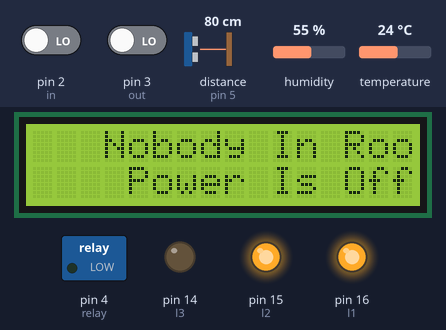
Recording of a sketch running on a simulated Arduino Uno, built with avr-gcc and run on an emulated ATmega328P. On the bench: 16×2 character LCD, switched loads named in the sketch (green lamp = pin HIGH), output pins drawn as LEDs (lit = HIGH). Wiring (inferred from the names in the program): ultrasonic range finder: trigger pin 6; echo pin 5. The inputs (shaded band) are chosen by the test bench; at power-on: distance to the obstacle (sensor on pin 5) 80 cm, pin 2 (in) LOW, humidity 55 %, pin 3 (out) LOW, temperature 24 °C. The echo pulse lasts 58.3 µs per cm; pins used as bus, display or sensor lines are not drawn; what the sketch prints to the serial monitor is not drawn.

Above: at 3.2 s.
3.3 s: distance to the obstacle (sensor on pin 5) set to 2 cm
At 4.71 s:
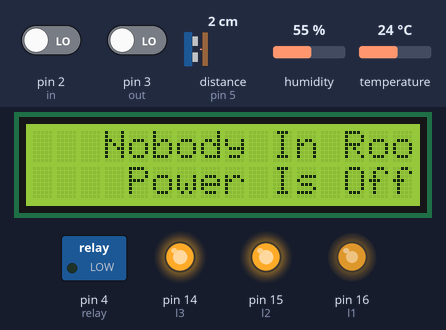
5.7 s: pin 2 (in) driven HIGH
At 6.7 s:
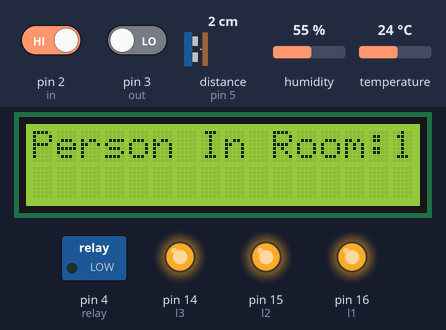
9.8 s: pin 2 (in) driven LOW
At 12.3 s:
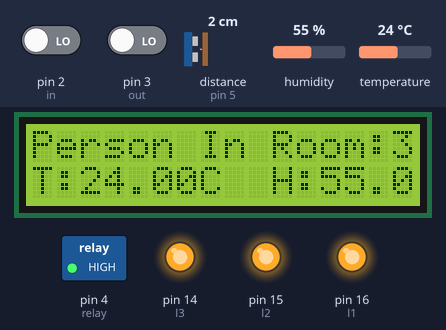
21.4 s: humidity set to 32 %
At 22.6 s:
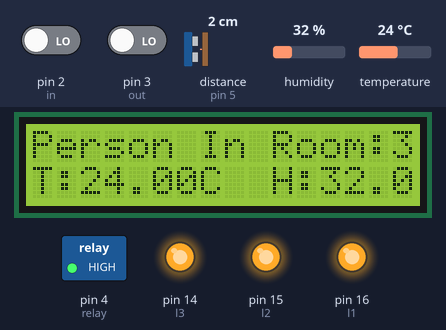
22.9 s: humidity set to 29 %
At 23.9 s:
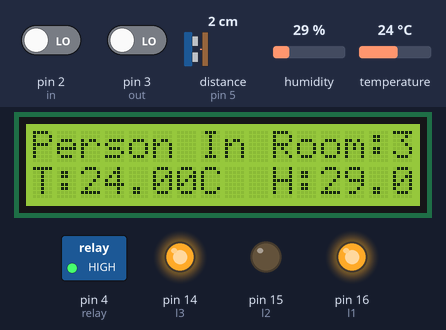
Timing chart, 0 to 25.4 s (numbered marks = the images above; inputs shaded):
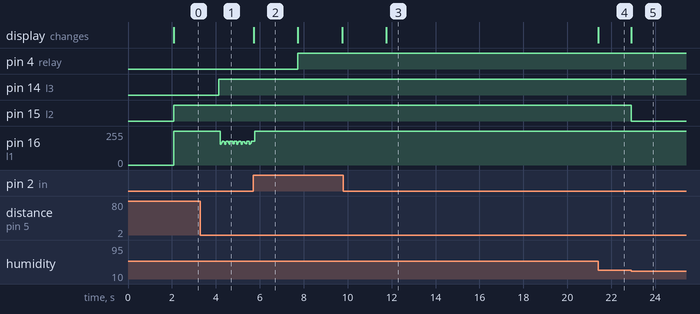

The sketch:

smart_home.ino
```cpp
#include <Adafruit_Sensor.h>
#include <DHT.h>
#include <DHT_U.h>

#include<LiquidCrystal.h>
LiquidCrystal lcd(13, 12, 11, 10, 9, 8);

#define in 2
#define out 3
#define relay 4
#define DHTPIN 7
#define DHTTYPE    DHT11     // DHT 11
const int trigpin = 6;
const int echopin = 5;

DHT_Unified dht(DHTPIN, DHTTYPE);

int l1 = 16;
int l2 = 15;
int l3 = 14;
int count = 0;
long duration;
int distance;

void IN()
{
  count++;
  lcd.clear();
  lcd.print("Person In Room:");
  lcd.setCursor(15, 0);
  lcd.print(count);
  delay(2000);
}

void OUT()
{
  count--;
  lcd.clear();
  lcd.print("Person In Room:");
  lcd.setCursor(15, 0);
  lcd.print(count);
  delay(2000);
}

void setup()
{
  lcd.begin(16, 2); //lcd turn on
  dht.begin(); // dht sensor on

  sensor_t sensor;
  dht.temperature().getSensor(&sensor);
  dht.humidity().getSensor(&sensor);

  lcd.setCursor(5, 1);
  lcd.print("Smart Room");
  delay(2000);

  pinMode(in, INPUT);
  pinMode(out, INPUT);
  pinMode(relay, OUTPUT);
  pinMode(echopin, INPUT);
  pinMode(trigpin, OUTPUT);
  pinMode(l1, OUTPUT);
  pinMode(l2, OUTPUT);
  pinMode(l3, OUTPUT);
  lcd.clear();
  lcd.print("Person In Room:");
  lcd.setCursor(15, 0);
  lcd.print(count);

}

void loop()
{
  { //dht sensor
    sensors_event_t event;
    dht.temperature().getEvent(&event);
    if (isnan(event.temperature)) {
      Serial.println(F("Error reading temperature!"));  //arduino monitor output when dht sensor error
    }
    else {
      lcd.setCursor(0, 2);
      lcd.print(F("T:"));
      lcd.setCursor(2, 2);
      lcd.print(event.temperature);
      lcd.setCursor(7, 2);
      lcd.println(F("C  "));
    }
    {
      // Get humidity event and print its value.
      dht.humidity().getEvent(&event);
      if (isnan(event.relative_humidity)) {
        Serial.println(F("Error reading humidity!"));  //arduino monitor output when dht sensor error
      }
      else {
        lcd.setCursor(10, 2);
        lcd.print(F("H:"));
        lcd.setCursor(12, 2);
        lcd.print(event.relative_humidity);
        lcd.setCursor(16, 2);
        lcd.println(F("%   "));
      }
      {
        if (event.temperature > 30) //ac controller
        {
          digitalWrite(l2, HIGH);
        }
        else
        {
          digitalWrite(l2, LOW);
        }
      }
      // IR sensor Count
      if (digitalRead(in))
        IN();
      if (digitalRead(out))
        OUT();

      //IR SENSOR
      if (count <= 0)
      {
        lcd.clear();
        digitalWrite(relay, LOW);
        digitalWrite(l1, LOW);
        lcd.clear();
        lcd.setCursor(3, 0);
        lcd.print("Nobody In Room");
        lcd.setCursor(4, 1);
        lcd.print("Power Is Off");
        //delay(200);
      }

      else
        digitalWrite(relay, HIGH);
        digitalWrite(l1, HIGH);

      //Ultrasonic sensor light controller
      digitalWrite(trigpin, LOW);
      delayMicroseconds(2);
      digitalWrite(trigpin, HIGH);
      delayMicroseconds(10);
      digitalWrite(trigpin, LOW);

      duration = pulseIn(echopin, HIGH);
      distance = duration * 0.034 / 4;
      Serial.begin(57600);
      Serial.print("distance");
      //  lcd.setCursor(0,2);
      Serial.println(distance);
      if (distance < 20)
      {
        digitalWrite(l3, HIGH);
      }
      else
      {
        digitalWrite(l3, LOW);
        delay(1000);
      }
    }
  }
}
```

Measured:
- the behaviour switches between 31 and 30 % on humidity (found by bisection; images 4 and 5)
- after the input at 3.3 s, pin 14 (l3): LOW → HIGH after 0.83 s
- after the input at 5.7 s, pin 4 (relay): LOW → HIGH after 2.0 s; the display: changes at once (image 2)
- after the input at 9.8 s, the display: changes after 2.0 s (image 3)
- after the input at 21.4 s, the display: changes at once (image 4)
- after the input at 22.9 s, pin 15 (l2): HIGH → LOW at once; the display: changes at once (image 5)
- what the display in image 2 shows lasts 2.0 s, from 5.7 s to 7.7 s
